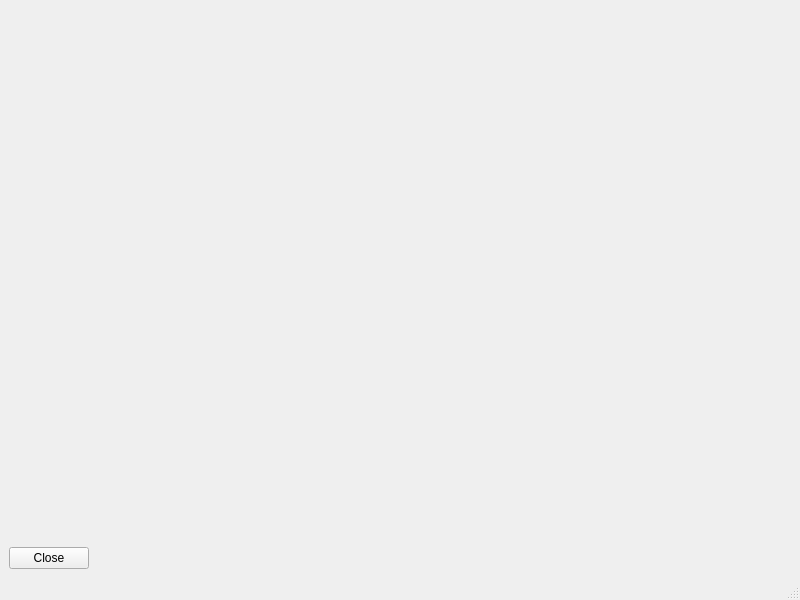
<?xml version="1.0" encoding="UTF-8"?>
<ui version="4.0">
 <class>MainWindow</class>
 <widget class="QMainWindow" name="MainWindow">
  <property name="geometry">
   <rect>
    <x>0</x>
    <y>0</y>
    <width>800</width>
    <height>600</height>
   </rect>
  </property>
  <property name="windowTitle">
   <string>MainWindow</string>
  </property>
  <widget class="QWidget" name="centralwidget">
   <layout class="QHBoxLayout" name="horizontalLayout">
    <item>
     <layout class="QVBoxLayout" name="verticalLayout">
      <item>
       <spacer name="verticalSpacer">
        <property name="orientation">
         <enum>Qt::Vertical</enum>
        </property>
        <property name="sizeHint" stdset="0">
         <size>
          <width>20</width>
          <height>40</height>
         </size>
        </property>
       </spacer>
      </item>
      <item>
       <widget class="QPushButton" name="pushButton">
        <property name="text">
         <string>Close</string>
        </property>
       </widget>
      </item>
     </layout>
    </item>
    <item>
     <widget class="GLViewer" name="myGLViewer" native="true">
      <property name="sizePolicy">
       <sizepolicy hsizetype="Expanding" vsizetype="Preferred">
        <horstretch>0</horstretch>
        <verstretch>0</verstretch>
       </sizepolicy>
      </property>
     </widget>
    </item>
   </layout>
  </widget>
  <widget class="QMenuBar" name="menubar">
   <property name="geometry">
    <rect>
     <x>0</x>
     <y>0</y>
     <width>800</width>
     <height>20</height>
    </rect>
   </property>
  </widget>
  <widget class="QStatusBar" name="statusbar"/>
 </widget>
 <customwidgets>
  <customwidget>
   <class>GLViewer</class>
   <extends>QWidget</extends>
   <header>glviewer.h</header>
   <container>1</container>
  </customwidget>
 </customwidgets>
 <resources/>
 <connections>
  <connection>
   <sender>pushButton</sender>
   <signal>released()</signal>
   <receiver>MainWindow</receiver>
   <slot>close()</slot>
   <hints>
    <hint type="sourcelabel">
     <x>43</x>
     <y>548</y>
    </hint>
    <hint type="destinationlabel">
     <x>48</x>
     <y>517</y>
    </hint>
   </hints>
  </connection>
 </connections>
</ui>
